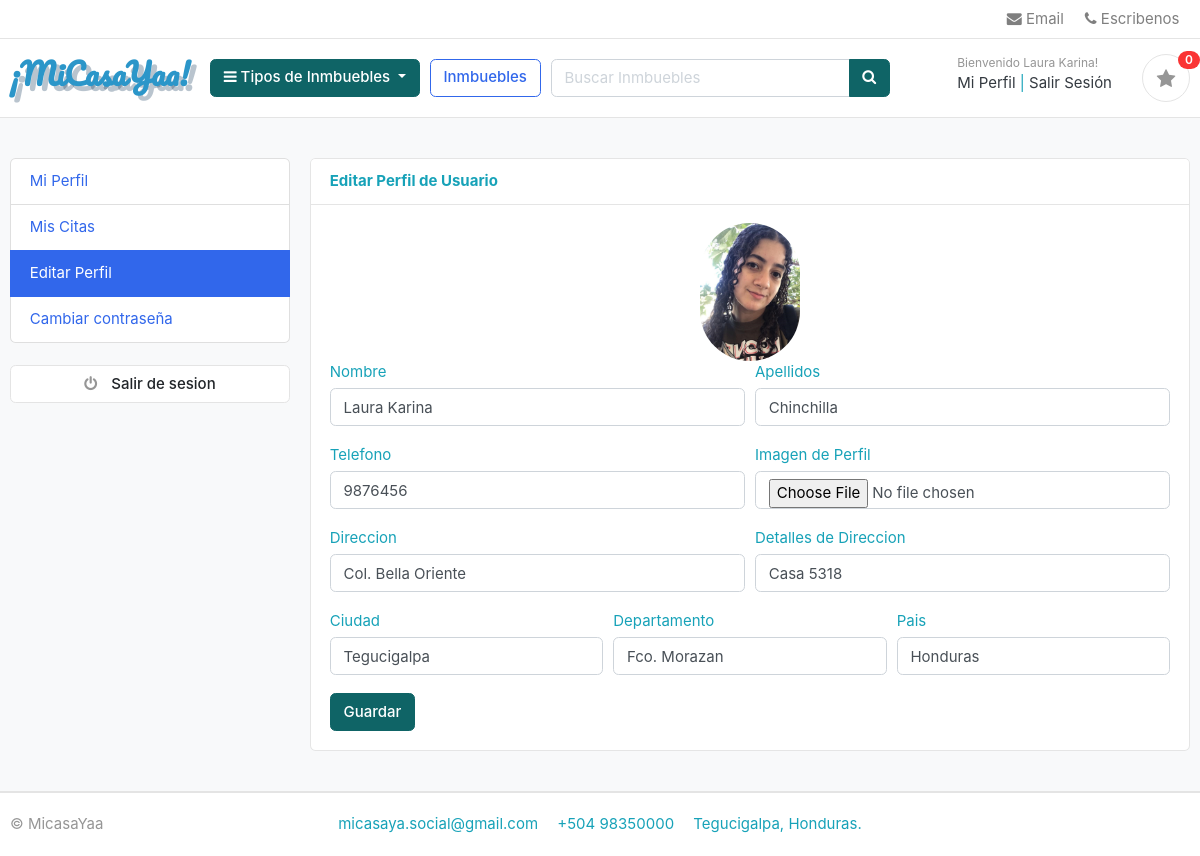
/accounts/edit_profile/ (signed in), run on the app's committed database.
### accounts/models.py (models this page shows, shortened)
class Account(AbstractBaseUser):
    first_name = models.CharField(max_length = 50)
    last_name = models.CharField(max_length = 50)
    username = models.CharField(max_length = 50, unique=True)
    email = models.CharField(max_length = 100, unique = True)
    phone_nomber = models.CharField(max_length = 50)
    date_joined = models.DateTimeField(auto_now_add=True)
    last_joined = models.DateTimeField(auto_now_add=True)
    is_admin = models.BooleanField(default = False)
    is_staff = models.BooleanField(default = False)
    is_active = models.BooleanField(default = False)
    is_superadmin = models.BooleanField(default = False)
    USERNAME_FIELD = 'email'
    REQUIRED_FIELDS = ['username','first_name', 'last_name']
    objects = MyAccountManager()

class UserProfile(models.Model):
    user = models.OneToOneField(Account, on_delete = models.CASCADE)
    address_line_1 = models.CharField(blank=True, max_length=100)
    address_line_2 = models.CharField(blank=True, max_length=100)
    profile_picture = models.ImageField(blank=True, upload_to='userprofile')
    city = models.CharField(blank=True, max_length=20)
    state = models.CharField(blank=True, max_length=20)
    country = models.CharField(blank=True, max_length=20)

### accounts/views.py (the view)
# urls.py: path('edit_profile/', views.edit_profile, name='edit_profile'),
@login_required(login_url='login')
def edit_profile(request):
    userprofile = get_object_or_404(UserProfile, user=request.user)
    if request.method == 'POST':
        user_form = UserForm(request.POST, instance=request.user)
        profile_form = UserProfileForm(request.POST, request.FILES, instance=userprofile)
        if user_form.is_valid() and profile_form.is_valid():
            user_form.save()
            profile_form.save()
            messages.success(request, 'Su informacion fue guardada con exito')
            return redirect('edit_profile')
    else:
        user_form = UserForm(instance=request.user)
        profile_form = UserProfileForm(instance=userprofile)
    context = {
        'user_form': user_form,
        'profile_form': profile_form,
        'userprofile': userprofile,
    }
    return render(request, 'accounts/edit_profile.html', context)

### accounts/forms.py
class UserForm(forms.ModelForm):
    class Meta:
        model = Account
        fields = ('first_name','last_name','phone_nomber')
    def __init__(self, *args, **kwargs):
        super(UserForm, self).__init__(*args, **kwargs)
        for field in self.fields:
            self.fields[field].widget.attrs['class']='form-control'

class UserProfileForm(forms.ModelForm):
    profile_picture = forms.ImageField(required=False, error_messages = {'invalid': ('Solo archivos de imagen')}, widget=forms.FileInput)
    class Meta:
        model = UserProfile
        fields = ('address_line_1', 'address_line_2', 'city', 'state', 'country', 'profile_picture')
    def __init__(self, *args, **kwargs):
        super(UserProfileForm, self).__init__(*args, **kwargs)
        for field in self.fields:
            self.fields[field].widget.attrs['class'] = 'form-control'

### category/context_processors.py (called while the page is built)
def menu_links(request):
    links = Category.objects.all()
    return dict(links=links)

### category/models.py (called while the page is built)
    def get_url(self):
        return reverse('products_by_category', args=[self.slug])

### favorites/context_processors.py (called while the page is built)
def counter(request):
    favorite_count = 0
    try:
        favorite = Favorite.objects.filter(favorite_id=_favorite_id(request))
        if request.user.is_authenticated:
            favorite_items = FavoriteItem.objects.all().filter(user=request.user)
        else:
            favorite_items = FavoriteItem.objects.all().filter(favorite=favorite[:1])
        for favorite_item in favorite_items:
            favorite_count += favorite_item.quantity
    except Favorite.DoesNotExist:
        favorite_count = 0
    return dict(favorite_count=favorite_count)

### favorites/views.py (called while the page is built)
def _favorite_id(request):
    favorite = request.session.session_key
    if not favorite:
        favorite = request.session.create()
    return favorite

### templates/accounts/edit_profile.html (shortened to what this page needs)
{% extends 'base.html' %}
{% block content %}
<section class="section-conten padding-y bg">
    <div class="container">
        <div class="row">
          {% include 'includes/dashboard_sidebar.html' %}
        <main class="col-md-9">
            <article class="card">
            <header class="card-header">
                <strong class="d-inline-block mr-3">Editar Perfil de Usuario</strong>
            </header>
            <div class="card-body">
              <div class="text-center">
                  <img src="{{userprofile.profile_picture.url}}" alt="Imagen de Perfil" width="100" style="border-radius:50px;">
              </div>
              <div class="row">
                <div class="col-md-12">
                  <form class="" action="{% url 'edit_profile' %}" method="post" enctype="multipart/form-data">
                      <div class="form-row">
                        <div class="form-group col-md-6">
                          <label for="">Nombre</label>
                          {{ user_form.first_name }}
                        </div>
                        <div class="form-group col-md-6">
                          <label for="">Apellidos</label>
                          {{ user_form.last_name }}
                        </div>
                      </div>
                        <div class="form-row">
                          <div class="form-group col-md-6">
                            <label for="">Telefono</label>
                            {{ user_form.phone_nomber }}
                          </div>
                          <div class="form-group col-md-6">
                            <label for="">Imagen de Perfil</label>
                            {{ profile_form.profile_picture }}
                          </div>
                        </div>
                          <div class="form-row">
                            <div class="form-group col-md-6">
                              <label for="">Direccion</label>
                              {{ profile_form.address_line_1 }}
                            </div>
                            <div class="form-group col-md-6">
                              <label for="">Detalles de Direccion</label>
                              {{ profile_form.address_line_2 }}
                            </div>
                          </div>
                          <div class="form-row">
                            <div class="form-group col-md-4">
                              <label for="">Ciudad</label>
                              {{ profile_form.city }}
                            </div>
                            <div class="form-group col-md-4">
                              <label for="">Departamento</label>
                              {{ profile_form.state}}
                            </div>
                            <div class="form-group col-md-4">
                              <label for="">Pais</label>
                              {{ profile_form.country }}
                            </div>
                          </div>
                          <input type="submit" name="" value="Guardar" class="btn btn-primary">
                  </form>
                </div>
              </div>
            </div>
            </article>
        </main>
    </div>
    </div>
    </section>
{% endblock %}

### templates/includes/navbar.html (shortened to what this page needs)
{% load static %}
  <header class="section-header">
  <nav class="navbar p-md-0 navbar-expand-sm navbar-light border-bottom">
  <div class="container">
    <div class="collapse navbar-collapse" id="navbarTop4">
      <ul class="navbar-nav">
  		<li><a href="mailto:<nowiki> micasaya.social@gmail.com" class="nav-link"> <i class="fa fa-envelope"></i> Email </a></li>
  		<li><a href="https://chatwith.io/s/micasayaa" class="nav-link"> <i class="fa fa-phone"></i> Escribenos </a></li>
  	 </ul>
    </div>
  </div>
  </nav>
  <section class="header-main border-bottom">
  	<div class="container">
  <div class="row align-items-center">
  	<div class="col-lg-2 col-md-3 col-6">
  		<a href="{% url 'home' %}" class="brand-wrap">
        <h2 style=" color: #2b96c9; font-family: 'Pacifico', cursive; text-shadow: 5px 5px #173C5D4D;"> ¡MiCasaYaa!</h2>
  		</a>
  	</div>
  	<div class="col-lg col-sm col-md col-6 flex-grow-0">
  		<div class="category-wrap dropdown d-inline-block float-right">
  			<button type="button" class="btn btn-primary dropdown-toggle" data-toggle="dropdown">
  				<i class="fa fa-bars"></i> Tipos de Inmbuebles
  			</button>
  		</div>
  	</div>
  	<a href="{% url 'store' %}" class="btn btn-outline-primary">Inmbuebles</a>
  	<div class="col-lg  col-md-6 col-sm-12 col">
      <form action="{% url 'search' %}" class="search">
  			<div class="input-group w-100">
  			    <input type="text" class="form-control" style="width:60%;" placeholder="Buscar Inmbuebles" name="keyword">
  			    <div class="input-group-append">
  			      <button class="btn btn-primary" type="submit">
  			        <i class="fa fa-search"></i>
  			      </button>
  			    </div>
  		    </div>
  		</form>
  	</div>
  	<div class="col-lg-3 col-sm-6 col-8 order-2 order-lg-3">
  				<div class="d-flex justify-content-end mb-3 mb-lg-0">
            {% if user.id is None %}
          	<div class="widget-header">
  						<small class="title text-muted">Bienvenido visitante!</small>
  						<div>
  							<a href="{% url 'login' %}">Iniciar Sesión</a> <span class="dark-transp"> | </span>
  							<a href="{% url 'register' %}"> Registrar</a>
  						</div>
  					</div>
              {% else %}
              <div class="widget-header">
                <small class="title text-muted">Bienvenido {{ user.first_name }}!</small>
    						<div>
    							<a href="{% url 'dashboard' %}">Mi Perfil</a> <span class="dark-transp"> | </span>
    							<a href="{% url 'logout' %}"> Salir Sesión</a>
    						</div>
  					</div>
              {% endif %}
  					<a href="{% url 'favorite' %}" class="widget-header pl-3 ml-3">
  						<div class="icon icon-sm rounded-circle border"><i class="fa fa-star"></i></div>
  						<span class="badge badge-pill badge-danger notify">{{ favorite_count }}</span>
  					</a>
  				</div>
  			</div>
  </div>
  	</div>
  </section>
  </header>

### static/css/ui.css (style rules this page uses)
html { font-family: "Inter", sans-serif; font-size: 15px; }
.icon-xs, .icon-sm, .icon-md, .icon-lg { display: inline-block; text-align: center; flex-shrink: 0; flex-grow: 0; }
.icon-sm { width: 48px; height: 48px; line-height: 48px !important; font-size: 20px; }
.padding-y { padding-top: 40px; padding-bottom: 40px; }
article:after, .form-group:after { display: block; clear: both; content: ""; }
.bg { background-color: #f8f9fa; }
.header-main { position: relative; padding-top: 1rem; padding-bottom: 1rem; }
.widget-header { display: inline-block; vertical-align: middle; position: relative; }
.widget-header a { color: #343a40; }
.widget-header i { color: #969696; }
.widget-header .title { display: block; }
.widget-header .notify { position: absolute; top: -3px; right: -10px; }
.notify { position: absolute; top: -4px; right: -10px; display: inline-block; padding: 0.25em 0.6em; font-size: 12px; line-height: 1; text-align: center; border-radius: 3rem; color: #fff; background-color: #fa3434; }

### data on the page
Account: first_name "Laura Karina", last_name "Chinchilla", phone_nomber "9876456"
UserProfile: profile_picture (picture), address_line_1 "Col. Bella Oriente", address_line_2 "Casa 5318", city "Tegucigalpa", state "Fco. Morazan", country "Honduras"

### other printed values
{{ favorite_count }} "0"
